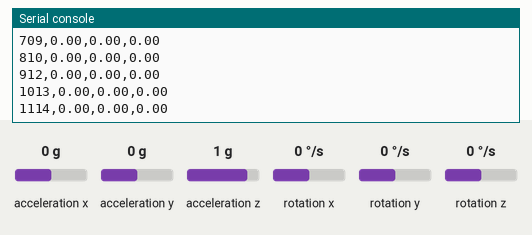
This program was run on a simulated MicroPython board. Shown: the last lines printed to the serial console. The test bench sets the inputs (shaded band); at power-on: rotation x 0 °/s, rotation y 0 °/s, rotation z 0 °/s, acceleration x 0 g, acceleration y 0 g, acceleration z 1 g.

Above: at 1.2 s.
1.3 s: rotation x set to -192 °/s
At 1.38 s:
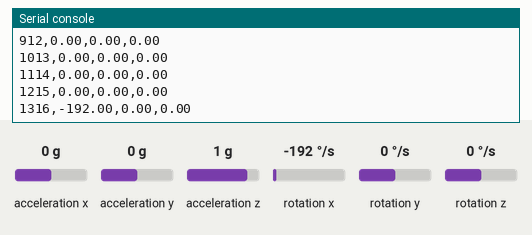
2.8 s: rotation y set to -192 °/s
At 2.9 s:
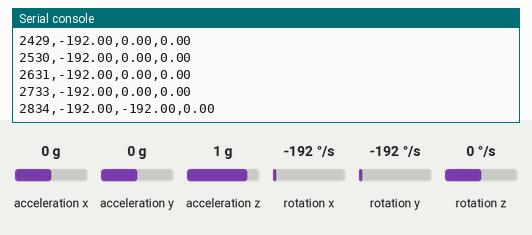
4.3 s: rotation z set to -192 °/s
At 4.31 s:
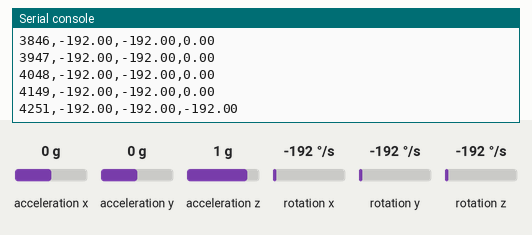
Timing chart, 0 to 7.3 s (numbered marks = the images above; inputs shaded):
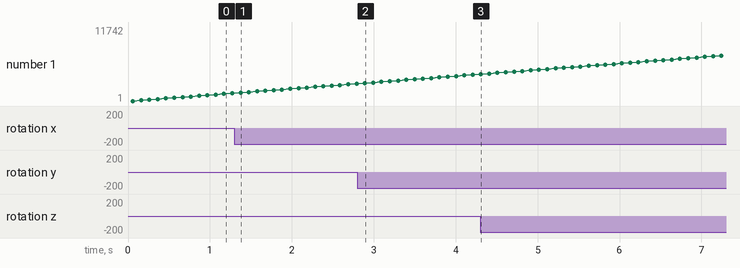

Measured:
- after the input at 1.3 s, the serial console: prints a new line after 0.07 s (image 1)
- after the input at 2.8 s, the serial console: prints a new line after 0.09 s (image 2)
- plotted number 1: 1215 → 2733 after the input at 1.3 s

The program:

main.py
```python
from machine import I2C, Pin
import sys
import time

from qmi8658a import QMI8658A


I2C_BUS_ID = 0
I2C_SCL_PIN = 7
I2C_SDA_PIN = 6
I2C_FREQ_HZ = 400000
QMI8658A_ADDR = 0x6A
PRINT_INTERVAL_MS = 100


def flush_stdout():
    if hasattr(sys.stdout, "flush"):
        sys.stdout.flush()


def create_sensor():
    i2c = I2C(
        I2C_BUS_ID,
        scl=Pin(I2C_SCL_PIN),
        sda=Pin(I2C_SDA_PIN),
        freq=I2C_FREQ_HZ,
    )
    sensor = QMI8658A(i2c, address=QMI8658A_ADDR)
    sensor.init()
    return sensor


def print_header():
    print("QMI8658A gyro USB serial demo")
    print(
        "I2C: bus=%d, SDA=GPIO%d, SCL=GPIO%d, addr=0x%02X"
        % (I2C_BUS_ID, I2C_SDA_PIN, I2C_SCL_PIN, QMI8658A_ADDR)
    )
    print("Library reads temperature, accelerometer, and gyroscope data")
    print("USB serial output below is gyro only")
    print("Columns: ms,gx_dps,gy_dps,gz_dps")
    flush_stdout()


def main():
    print_header()
    print("Initializing sensor...")
    flush_stdout()

    sensor = create_sensor()
    print("Sensor ready")
    flush_stdout()

    start_ms = time.ticks_ms()

    while True:
        sample = sensor.read_scaled()
        if sample is not None:
            elapsed_ms = time.ticks_diff(time.ticks_ms(), start_ms)
            gx, gy, gz = sample["gyro_dps"]
            print("%d,%.2f,%.2f,%.2f" % (elapsed_ms, gx, gy, gz))
            flush_stdout()

        time.sleep_ms(PRINT_INTERVAL_MS)


if __name__ == "__main__":
    try:
        main()
    except Exception as exc:
        print("Demo stopped:", exc)
        flush_stdout()
```

qmi8658a.py
```python
from machine import I2C
import time


class QMI8658A:
    WHO_AM_I = 0x00
    CTRL1 = 0x02
    CTRL2 = 0x03
    CTRL3 = 0x04
    CTRL5 = 0x06
    CTRL7 = 0x08
    STATUS0 = 0x2E
    TEMP_L = 0x33
    RESET = 0x60

    EXPECTED_CHIP_ID = 0x05
    RESET_CMD = 0xB0

    ACCEL_FS_BITS = {
        2: 0x00,
        4: 0x01,
        8: 0x02,
        16: 0x03,
    }

    GYRO_FS_BITS = {
        16: 0x00,
        32: 0x01,
        64: 0x02,
        128: 0x03,
        256: 0x04,
        512: 0x05,
        1024: 0x06,
        2048: 0x07,
    }

    ACCEL_LSB_PER_G = {
        2: 16384,
        4: 8192,
        8: 4096,
        16: 2048,
    }

    GYRO_LSB_PER_DPS = {
        16: 2048,
        32: 1024,
        64: 512,
        128: 256,
        256: 128,
        512: 64,
        1024: 32,
        2048: 16,
    }

    ACCEL_ODR_250HZ = 0x05
    GYRO_ODR_224HZ = 0x05

    def __init__(self, i2c, address=0x6A, accel_range_g=4, gyro_range_dps=512):
        if not isinstance(i2c, I2C):
            raise TypeError("i2c must be an initialized machine.I2C instance")

        if accel_range_g not in self.ACCEL_FS_BITS:
            raise ValueError("unsupported accel_range_g: %r" % (accel_range_g,))

        if gyro_range_dps not in self.GYRO_FS_BITS:
            raise ValueError("unsupported gyro_range_dps: %r" % (gyro_range_dps,))

        self.i2c = i2c
        self.address = address
        self.accel_range_g = accel_range_g
        self.gyro_range_dps = gyro_range_dps

    def _write_reg(self, register, value):
        self.i2c.writeto_mem(self.address, register, bytes((value,)))

    def _read_reg(self, register):
        return self.i2c.readfrom_mem(self.address, register, 1)[0]

    def _read_regs(self, register, length):
        return self.i2c.readfrom_mem(self.address, register, length)

    @staticmethod
    def _to_int16(lo, hi):
        value = lo | (hi << 8)
        if value & 0x8000:
            value -= 0x10000
        return value

    @staticmethod
    def _temp_to_celsius(temp_l, temp_h):
        return temp_h + (temp_l / 256.0)

    def probe(self):
        try:
            if self.address not in self.i2c.scan():
                return False
            return self.chip_id() == self.EXPECTED_CHIP_ID
        except OSError:
            return False

    def chip_id(self):
        return self._read_reg(self.WHO_AM_I)

    def reset(self):
        self._write_reg(self.RESET, self.RESET_CMD)
        time.sleep_ms(20)

    def configure(self):
        accel_ctrl = (self.ACCEL_FS_BITS[self.accel_range_g] << 4) | self.ACCEL_ODR_250HZ
        gyro_ctrl = (self.GYRO_FS_BITS[self.gyro_range_dps] << 4) | self.GYRO_ODR_224HZ

        # Enable address auto-increment so one read returns temp + accel + gyro.
        self._write_reg(self.CTRL1, 1 << 6)
        self._write_reg(self.CTRL2, accel_ctrl)
        self._write_reg(self.CTRL3, gyro_ctrl)
        self._write_reg(self.CTRL5, (1 << 4) | (1 << 0))
        self._write_reg(self.CTRL7, 0x03)
        time.sleep_ms(10)

    def init(self):
        time.sleep_ms(20)

        if not self.probe():
            raise OSError("QMI8658A not found at I2C address 0x%02X" % self.address)

        self.reset()

        chip_id = self.chip_id()
        if chip_id != self.EXPECTED_CHIP_ID:
            raise OSError(
                "Unexpected QMI8658A chip id 0x%02X after reset" % chip_id
            )

        self.configure()

    def read_raw(self):
        status = self._read_reg(self.STATUS0)
        if (status & 0x03) == 0:
            return None

        data = self._read_regs(self.TEMP_L, 14)
        return {
            "temp": (data[0], data[1]),
            "accel": (
                self._to_int16(data[2], data[3]),
                self._to_int16(data[4], data[5]),
                self._to_int16(data[6], data[7]),
            ),
            "gyro": (
                self._to_int16(data[8], data[9]),
                self._to_int16(data[10], data[11]),
                self._to_int16(data[12], data[13]),
            ),
        }

    def read_scaled(self):
        sample = self.read_raw()
        if sample is None:
            return None

        temp_l, temp_h = sample["temp"]
        ax, ay, az = sample["accel"]
        gx, gy, gz = sample["gyro"]

        accel_scale = self.ACCEL_LSB_PER_G[self.accel_range_g]
        gyro_scale = self.GYRO_LSB_PER_DPS[self.gyro_range_dps]

        return {
            "temp_c": self._temp_to_celsius(temp_l, temp_h),
            "accel_g": (
                ax / accel_scale,
                ay / accel_scale,
                az / accel_scale,
            ),
            "gyro_dps": (
                gx / gyro_scale,
                gy / gyro_scale,
                gz / gyro_scale,
            ),
        }

    def read_accel_raw(self):
        sample = self.read_raw()
        if sample is None:
            return None
        return sample["accel"]

    def read_accel_g(self):
        sample = self.read_scaled()
        if sample is None:
            return None
        return sample["accel_g"]

    def read_gyro_raw(self):
        sample = self.read_raw()
        if sample is None:
            return None
        return sample["gyro"]

    def read_gyro_dps(self):
        sample = self.read_scaled()
        if sample is None:
            return None
        return sample["gyro_dps"]

    def read_temperature_c(self):
        sample = self.read_scaled()
        if sample is None:
            return None
        return sample["temp_c"]
```
